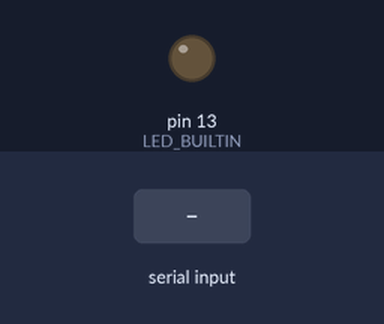
Bench run of a sketch on a simulated Arduino Uno, built with avr-gcc and run on an emulated ATmega328P. Parts: output pins drawn as LEDs (lit = HIGH). The test bench sets the inputs (shaded band). What the sketch prints to the serial monitor is not drawn.

Above: at 1.2 s.
1.3 s: "1" received over the second serial link
At 3.2 s:
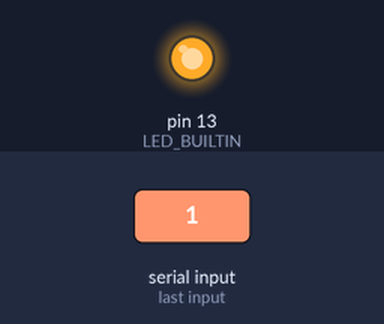
6.3 s: "0" received over the second serial link
At 8.2 s:
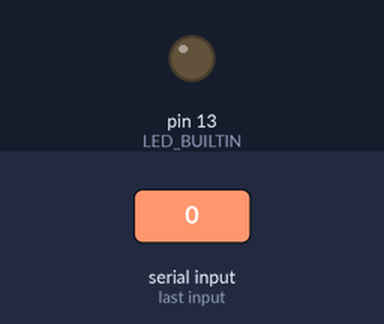
Timing chart, 0 to 9.7 s (numbered marks = the images above; inputs shaded):
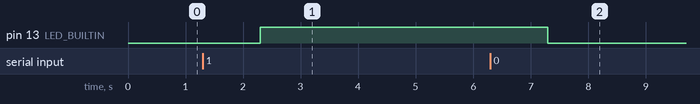

Measured:
- after the input at 1.3 s, pin 13 (LED_BUILTIN): LOW → HIGH after 1.0 s
- after the input at 6.3 s, pin 13 (LED_BUILTIN): HIGH → LOW after 1.0 s

The sketch:

02.ino
```cpp
/*
 * Generated using BlocklyDuino:
 *
 * https://github.com/MediaTek-Labs/BlocklyDuino-for-LinkIt
 *
 * Date: Mon, 28 Nov 2022 04:03:58 GMT
 */
/*  部份程式由吉哥積木產生  */
/*  https://sites.google.com/jes.mlc.edu.tw/ljj/linkit7697  */
#include <SoftwareSerial.h>

SoftwareSerial BtDevice(4, 5);
void sendToBtDevice(String myMsg) {
  BtDevice.println(myMsg);
}

void setup()
{
  Serial.begin(9600);

  BtDevice.begin(9600);
  Serial.println("開機hello");
  sendToBtDevice("I am arduino");
  pinMode(LED_BUILTIN, OUTPUT);
}


void loop()
{
  if (Serial.available() == 1) {
    String myMsg = (Serial.readString());
    Serial.println((String("傳至藍牙裝置(手機)←")+String(myMsg)));
    sendToBtDevice(myMsg);
  }
  if (BtDevice.available()) {
    String btMsg = (BtDevice.readString());
    Serial.println((String("從藍牙裝置(手機)傳來→")+String(btMsg)));
    if (btMsg == "1") {
      digitalWrite(LED_BUILTIN, HIGH);
      Serial.println((String("從藍牙裝置(手機)傳來→")+String(btMsg)+String(" ON燈")));
    } else if (btMsg == "0") {
      digitalWrite(LED_BUILTIN, LOW);
      Serial.println((String("從藍牙裝置(手機)傳來→")+String(btMsg)+String(" OFF燈")));
    }
  }
}
```
